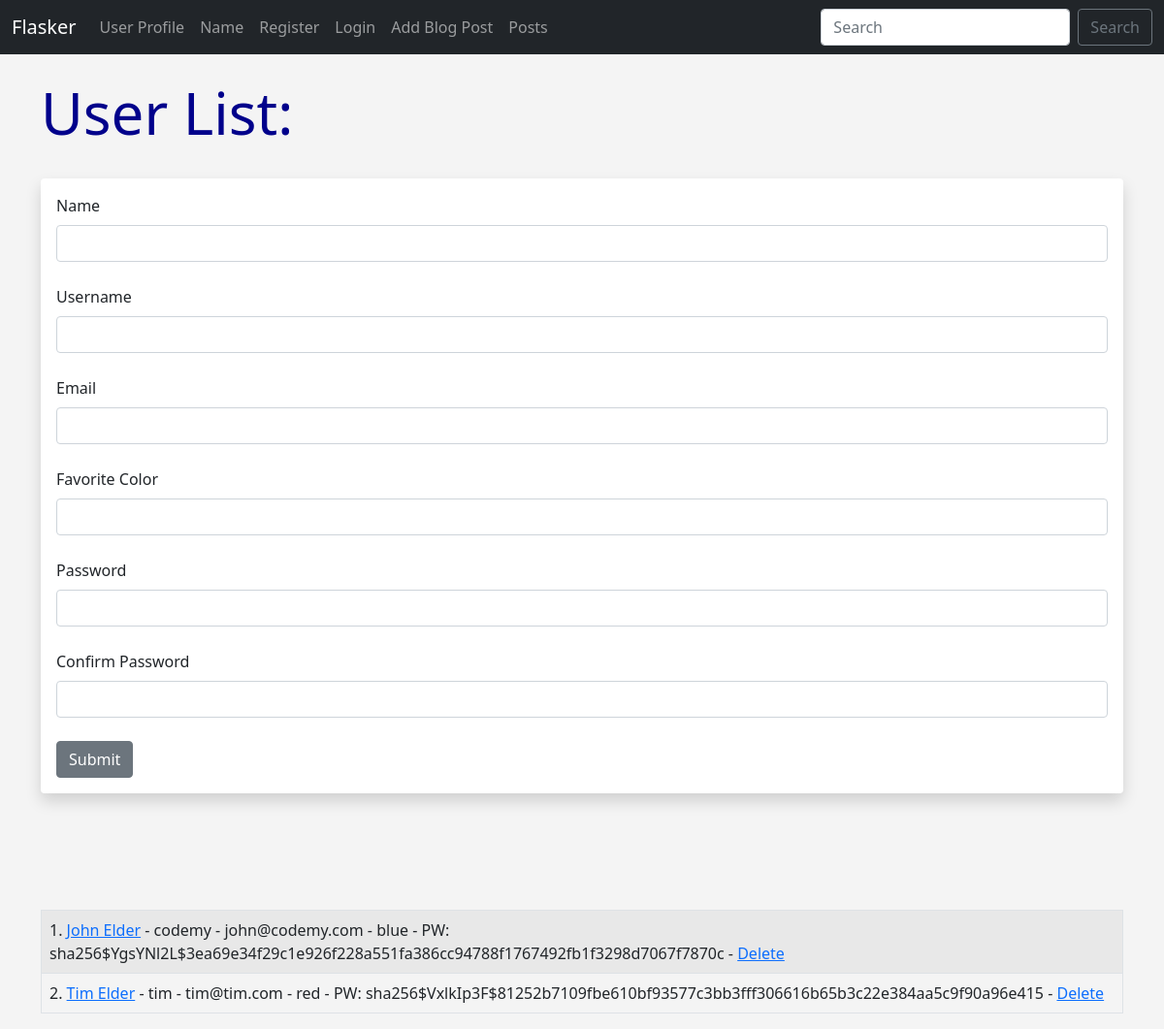
Screenshot of /user/add with the database file from the repository.
### app.py (models this page shows, shortened)
class Users(db.Model, UserMixin):
	id = db.Column(db.Integer, primary_key=True)
	username = db.Column(db.String(20), nullable=False, unique=True)
	name = db.Column(db.String(200), nullable=False)
	email = db.Column(db.String(120), nullable=False, unique=True)
	favorite_color = db.Column(db.String(120))
	about_author = db.Column(db.Text(), nullable=True)
	date_added = db.Column(db.DateTime, default=datetime.utcnow)
	profile_pic = db.Column(db.String(), nullable=True)
	password_hash = db.Column(db.String(128))
	posts = db.relationship('Posts', backref='poster')
	@property
	def password(self):
		raise AttributeError('password is not a readable attribute!')

### app.py (the view, shortened to what this page needs)
@app.route('/user/add', methods=['GET', 'POST'])
def add_user():
	name = None
	form = UserForm()
	our_users = Users.query.order_by(Users.date_added)
	return render_template("add_user.html",
		form=form,
		name=name,
		our_users=our_users)

### webforms.py
class UserForm(FlaskForm):
	name = StringField("Name", validators=[DataRequired()])
	username = StringField("Username", validators=[DataRequired()])
	email = StringField("Email", validators=[DataRequired()])
	favorite_color = StringField("Favorite Color")
	about_author = TextAreaField("About Author")
	password_hash = PasswordField('Password', validators=[DataRequired(), EqualTo('password_hash2', message='Passwords Must Match!')])
	password_hash2 = PasswordField('Confirm Password', validators=[DataRequired()])
	profile_pic = FileField("Profile Pic")
	submit = SubmitField("Submit")

class SearchForm(FlaskForm):
	searched = StringField("Searched", validators=[DataRequired()])
	submit = SubmitField("Submit")

### app.py (called while the page is built)
@app.context_processor
def base():
	form = SearchForm()
	return dict(form=form)

### templates/add_user.html (shortened to what this page needs)
{% extends 'base.html' %}
{% block content %}
{% if name %}
	<h1>User Added!</h1>
	<br/><br/>
<table class="table table-hover table-bordered table-striped">
{% for our_user in our_users %}
	<tr>
	<td>{{ our_user.id }}. <a href="{{ url_for('update', id=our_user.id)}}">{{ our_user.name }}</a> - {{ our_user.email }} - {{ our_user.favorite_color }} -
		<a href="{{ url_for('delete', id=our_user.id)}}">Delete</a></td>
	</tr>
{% endfor %}
</table>
{% else %}
	<h1>User List:</h1>
	<br/>
<div class="shadow p-3 mb-5 bg-body rounded">
	<form method="POST">
		{{ form.name.label(class="form-label") }}
		{{ form.name(class="form-control") }}
		<br/>
		{{ form.username.label(class="form-label") }}
		{{ form.username(class="form-control") }}
		<br/>
		{{ form.email.label(class="form-label") }}
		{{ form.email(class="form-control") }}
		<br/>
		{{ form.favorite_color.label(class="form-label") }}
		{{ form.favorite_color(class="form-control") }}
		<br/>
		{{ form.password_hash.label(class="form-label") }}
		{{ form.password_hash(class="form-control") }}
		<br/>
		{{ form.password_hash2.label(class="form-label") }}
		{{ form.password_hash2(class="form-control") }}
		<br/>
		{{ form.submit(class="btn btn-secondary") }}
	</form>
</div>
<br/><br/><br/>
<table class="table table-hover table-bordered table-striped">
{% for our_user in our_users %}
	<tr>
	<td>{{ our_user.id }}. <a href="{{ url_for('update', id=our_user.id)}}">{{ our_user.name }}</a> - {{our_user.username }} - {{ our_user.email }} - {{ our_user.favorite_color }} -
	PW: {{ our_user.password_hash }} -
	<a href="{{ url_for('delete', id=our_user.id)}}">Delete</a></td>
	</tr>
{% endfor %}
</table>
{% endif %}
{% endblock %}

### static/css/style.css (style rules this page uses)
h1 { color: darkblue; font-size:60px; }
body { background: #f4f4f4; }

### rows the page displays
Users: id "1", name "John Elder", username "codemy", email "john@codemy.com", favorite_color "blue", password_hash "sha256$YgsYNl2L$3ea69e34f29c1e926f228a551fa386cc94788f1767492fb1f3298d7067f7870c"
Users: id "2", name "Tim Elder", username "tim", email "tim@tim.com", favorite_color "red", password_hash "sha256$VxlkIp3F$81252b7109fbe610bf93577c3bb3fff306616b65b3c22e384aa5c9f90a96e415"
